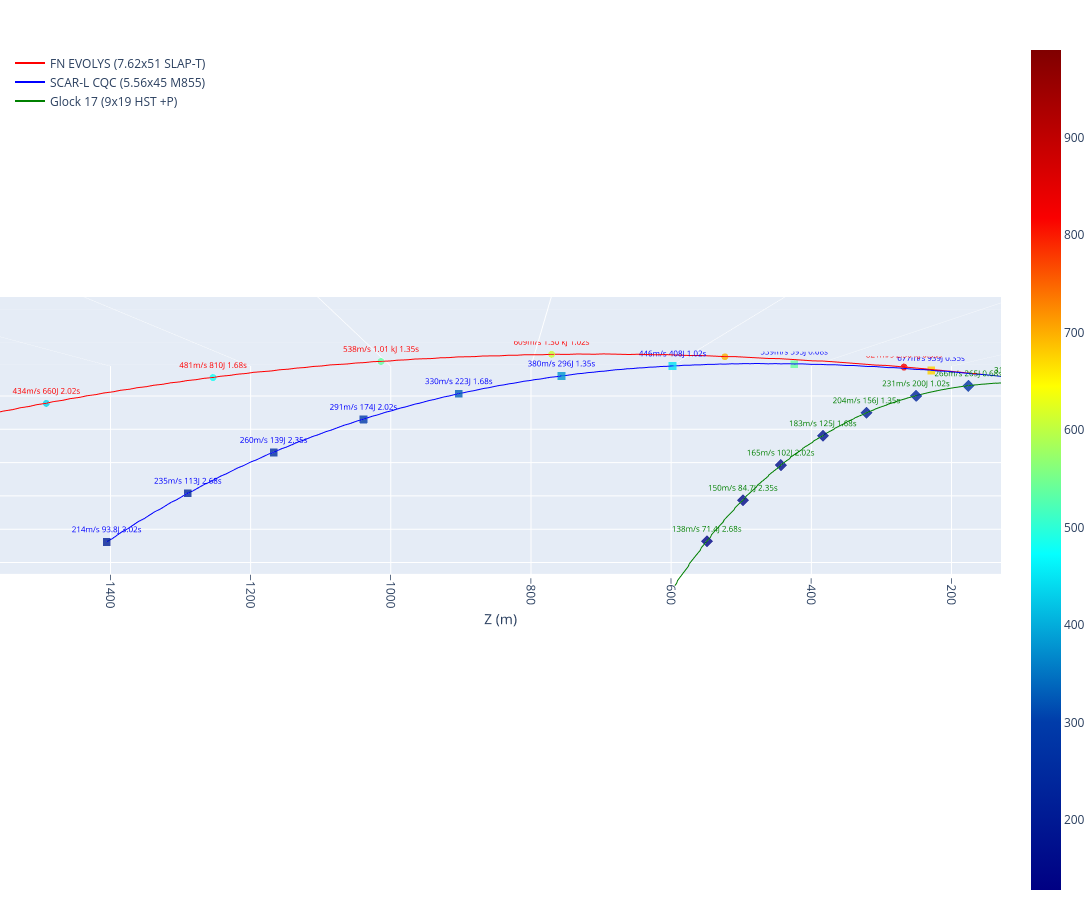

Notebook source saved alongside this figure:
### Code cell
import plotly.graph_objects as go

fig = go.Figure()
markers = ['circle', 'square', 'diamond']
colors = ['red', 'blue', 'green']
cmin = df['velocity_length'].min()
cmax = df['velocity_length'].max()

for i, uid in enumerate(df['uid'].unique()[:3]):  # Ограничим 3 траекториями для наглядности
  df_subset = df.query(f"uid == '{uid}'")
  name = df_subset['weapon'].iloc[0]
  
  # Линия траектории
  fig.add_trace(go.Scatter3d(
    x=df_subset['position.x'],
    y=df_subset['position.z'],
    z=df_subset['position.y'],
    mode='lines',
    line=dict(width=2, color=colors[i]),
    name=name,
    showlegend=True,
  ))
  
  n = 20
  # Маркеры с текстовыми аннотациями (каждая 10-я точка)
  fig.add_trace(go.Scatter3d(
    x=df_subset['position.x'][::n],
    y=df_subset['position.z'][::n],
    z=df_subset['position.y'][::n],
    mode='markers+text',  # Режим маркеров + текст
    marker=dict(
      size=4,
      symbol=markers[i],
      color=df_subset['velocity_length'][::n],
      colorscale='jet',
      opacity=0.8,
      cmin=cmin,  # Общие границы
      cmax=cmax,
      showscale=True if i == 0 else False
    ),
    text=[
      f"{humanize.metric(e['velocity_length'])}m/s {humanize.metric(e['kinetic_energy'])}J {e['flight_time']:.2f}s"
      for _, e in
      df_subset[['velocity_length', 'kinetic_energy', 'flight_time']][::n].iterrows()
    ],  # Текст аннотации
    textposition='top center',  # Позиция текста относительно точки
    textfont=dict(size=8, color=colors[i]),
    name='',
    showlegend=False  # Скрываем из легенды
  ))

# Настройка макета
fig.update_layout(
  width=1400,
  height=900,
  scene=dict(
    xaxis_title='X (m)',
    yaxis_title='Z (m)',
    zaxis_title='Y (m)',
    camera=dict(
      eye=dict(x=2, y=0, z=0),  # Камера смотрит вдоль оси X
      up=dict(x=0, y=0, z=1),   # Вертикаль — ось Z
      center=dict(x=0, y=0, z=0)  # Центр координат
    ),
    aspectmode='manual',
    aspectratio=dict(
      x=1.0,
      y=3.0,
      z=0.5
    ),
  ),
  legend=dict(
    yanchor="top",
    y=0.99,
    xanchor="left",
    x=0.01
  ),
  margin=dict(l=0, r=0, b=0, t=40)
)

fig.show()

### Figure 1 — Plotly figure (JSON) as saved in the notebook; plotly's stock layout.template omitted (floating-point values rounded to 4 significant figures; data arrays with more than 128 entries replaced by an {"elided": "..."} marker saying what was removed)
{"data": [{"line": {"color": "red", "width": 2}, "mode": "lines", "name": "FN EVOLYS (7.62x51 SLAP-T)", "showlegend": true, "type": "scatter3d", "x": {"elided": "182 float values"}, "y": {"elided": "182 float values"}, "z": {"elided": "182 float values"}}, {"marker": {"cmax": 989.8, "cmin": 128.0, "color": [989.8, 821.4, 700.4, 609.2, 538.0, 481.0, 434.2, 395.2, 362.1, 333.8], "colorscale": [[0, "rgb(0,0,131)"], [0.2, "rgb(0,60,170)"], [0.4, "rgb(5,255,255)"], [0.6, "rgb(255,255,0)"], [0.8, "rgb(250,0,0)"], [1, "rgb(128,0,0)"]], "opacity": 0.8, "showscale": true, "size": 4, "symbol": "circle"}, "mode": "markers+text", "name": "", "showlegend": false, "text": ["990m/s 3.43 kJ 0.02s", "821m/s 2.36 kJ 0.35s", "700m/s 1.72 kJ 0.68s", "609m/s 1.30 kJ 1.02s", "538m/s 1.01 kJ 1.35s", "481m/s 810J 1.68s", "434m/s 660J 2.02s", "395m/s 547J 2.35s", "362m/s 459J 2.68s", "334m/s 390J 3.02s"], "textfont": {"color": "red", "size": 8}, "textposition": "top center", "type": "scatter3d", "x": [1e-06, 2.1e-05, 3.7e-05, 5.2e-05, 6.4e-05, 7.5e-05, 8.5e-05, 9.4e-05, 0.000102, 0.00011], "y": [-17.28, -316.1, -567.7, -784.5, -974.7, -1144.0, -1296.0, -1433.0, -1559.0, -1674.0], "z": [1.289, 3.06, 3.552, 2.966, 1.433, -0.954, -4.129, -8.042, -12.65, -17.93]}, {"line": {"color": "blue", "width": 2}, "mode": "lines", "name": "SCAR-L CQC (5.56x45 M855)", "showlegend": true, "type": "scatter3d", "x": {"elided": "181 float values"}, "y": {"elided": "181 float values"}, "z": {"elided": "181 float values"}}, {"marker": {"cmax": 989.8, "cmin": 128.0, "color": [906.5, 676.8, 538.5, 446.0, 379.8, 330.1, 291.4, 260.4, 235.0, 214.0], "colorscale": [[0, "rgb(0,0,131)"], [0.2, "rgb(0,60,170)"], [0.4, "rgb(5,255,255)"], [0.6, "rgb(255,255,0)"], [0.8, "rgb(250,0,0)"], [1, "rgb(128,0,0)"]], "opacity": 0.8, "showscale": false, "size": 4, "symbol": "square"}, "mode": "markers+text", "name": "", "showlegend": false, "text": ["906m/s 1.68 kJ 0.02s", "677m/s 939J 0.35s", "539m/s 595J 0.68s", "446m/s 408J 1.02s", "380m/s 296J 1.35s", "330m/s 223J 1.68s", "291m/s 174J 2.02s", "260m/s 139J 2.35s", "235m/s 113J 2.68s", "214m/s 93.8J 3.02s"], "textfont": {"color": "blue", "size": 8}, "textposition": "top center", "type": "scatter3d", "x": [1e-06, 1.8e-05, 3.1e-05, 4.2e-05, 5.1e-05, 5.9e-05, 6.5e-05, 7.1e-05, 7.7e-05, 8.2e-05], "y": [-15.89, -274.2, -473.9, -636.3, -772.9, -890.4, -993.3, -1085.0, -1167.0, -1241.0], "z": [1.278, 2.753, 2.931, 2.091, 0.3862, -2.091, -5.279, -9.135, -13.63, -18.73]}, {"line": {"color": "green", "width": 2}, "mode": "lines", "name": "Glock 17 (9x19 HST +P)", "showlegend": true, "type": "scatter3d", "x": {"elided": "180 float values"}, "y": {"elided": "180 float values"}, "z": {"elided": "180 float values"}}, {"marker": {"cmax": 989.8, "cmin": 128.0, "color": [376.1, 311.9, 265.8, 231.2, 204.2, 182.6, 165.0, 150.3, 138.0], "colorscale": [[0, "rgb(0,0,131)"], [0.2, "rgb(0,60,170)"], [0.4, "rgb(5,255,255)"], [0.6, "rgb(255,255,0)"], [0.8, "rgb(250,0,0)"], [1, "rgb(128,0,0)"]], "opacity": 0.8, "showscale": false, "size": 4, "symbol": "diamond"}, "mode": "markers+text", "name": "", "showlegend": false, "text": ["376m/s 530J 0.02s", "312m/s 365J 0.35s", "266m/s 265J 0.68s", "231m/s 200J 1.02s", "204m/s 156J 1.35s", "183m/s 125J 1.68s", "165m/s 102J 2.02s", "150m/s 84.7J 2.35s", "138m/s 71.4J 2.68s"], "textfont": {"color": "green", "size": 8}, "textposition": "top center", "type": "scatter3d", "x": [0.0, 8e-06, 1.4e-05, 2e-05, 2.4e-05, 2.9e-05, 3.2e-05, 3.6e-05, 3.9e-05], "y": [-7.056, -120.5, -216.1, -298.3, -370.4, -434.5, -492.1, -544.2, -591.8], "z": [1.209, 1.52, 0.7833, -0.8615, -3.322, -6.532, -10.45, -15.03, -20.25]}], "layout": {"height": 900, "legend": {"x": 0.01, "xanchor": "left", "y": 0.99, "yanchor": "top"}, "margin": {"b": 0, "l": 0, "r": 0, "t": 40}, "scene": {"aspectmode": "manual", "aspectratio": {"x": 1, "y": 3, "z": 0.5}, "camera": {"center": {"x": 0, "y": 0, "z": 0}, "eye": {"x": 2, "y": 0, "z": 0}, "up": {"x": 0, "y": 0, "z": 1}}, "xaxis": {"title": {"text": "X (m)"}}, "yaxis": {"title": {"text": "Z (m)"}}, "zaxis": {"title": {"text": "Y (m)"}}}, "width": 1400}}
